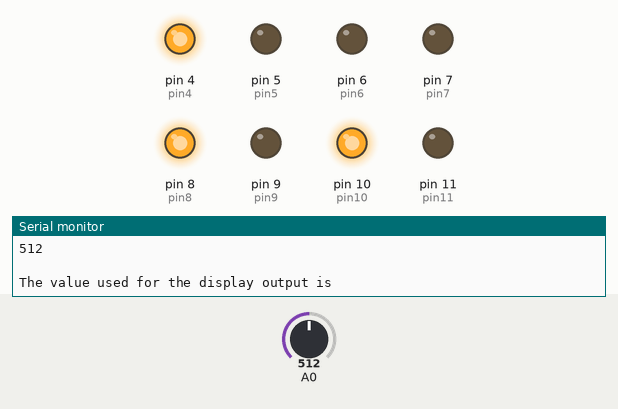
A sketch run on a simulated Arduino Uno, built with avr-gcc and run on an emulated ATmega328P. On the bench: output pins drawn as LEDs (lit = HIGH), the last lines printed to the serial monitor. Inputs (shaded band) come from the test bench; at power-on: A0 = 512.

Above: at 1.2 s.
1.3 s: A0 set to 924
At 2.0 s:
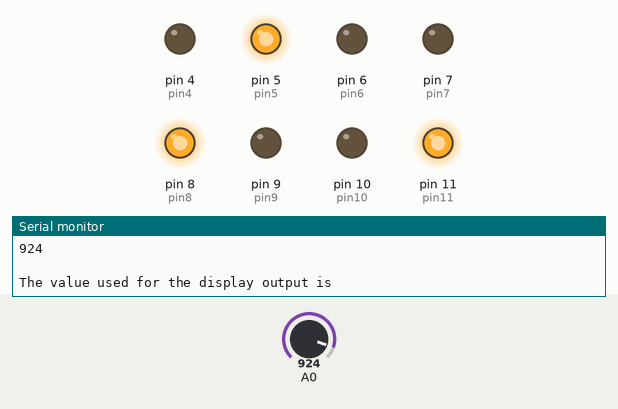
2.9 s: A0 set to 948
At 4.5 s:
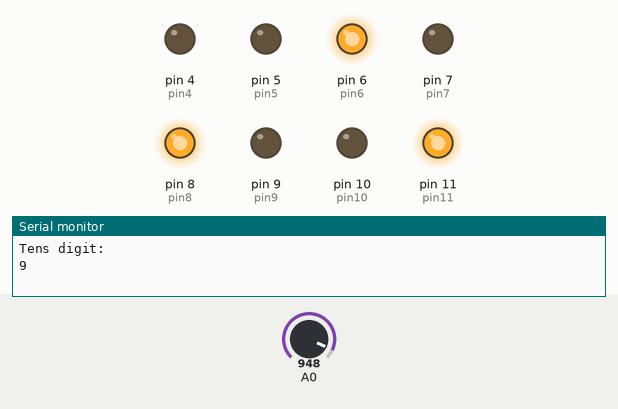
4.8 s: A0 set to 900
At 5.8 s:
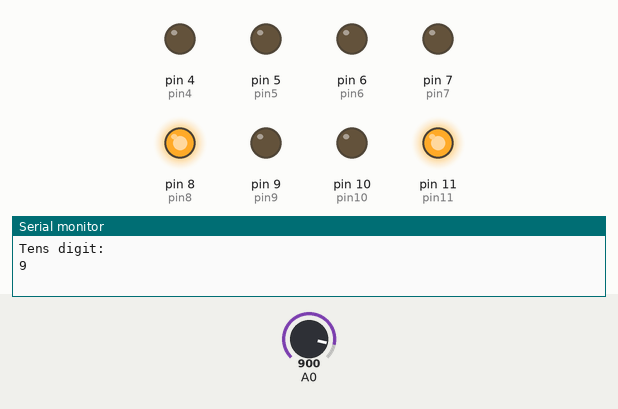
6.6 s: A0 set to 985
At 8.1 s:
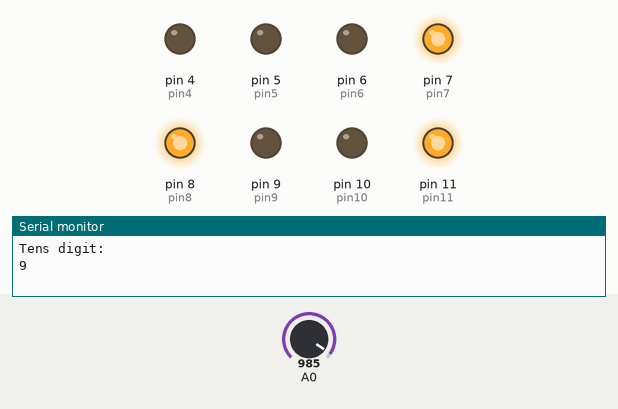
8.4 s: A0 set to 1012
At 9.7 s:
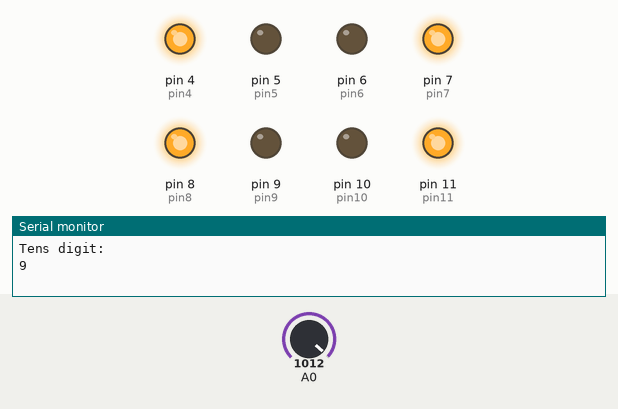
10.2 s: A0 set to 716
At 11.2 s:
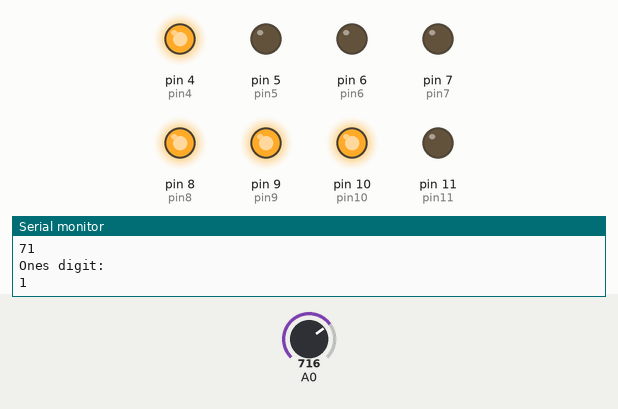
Timing chart, 0 to 12.8 s (numbered marks = the images above; inputs shaded):
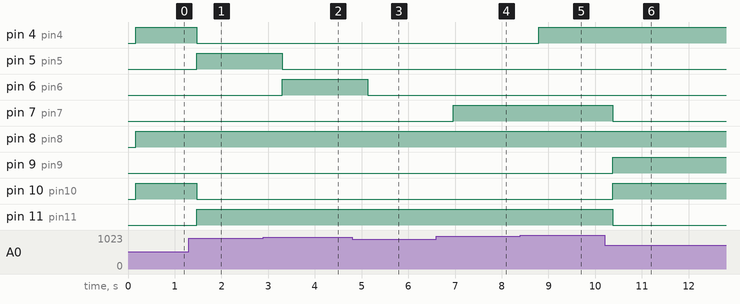

The sketch:

arduino_software_task_r3_moduleCode_11.ino
```cpp
// C++ code
//
int pin4 = 4;
int pin5 = 5;
int pin6 = 6;
int pin7 = 7;
int pin8 = 8;
int pin9 = 9;
int pin10 = 10;
int pin11 = 11;

int potenValue = 0;
int ones = 0;
int tens = 0;

void setup()
{

  pinMode (A0, INPUT);

  pinMode (4, OUTPUT);
  pinMode (5, OUTPUT);
  pinMode (6, OUTPUT);
  pinMode (7, OUTPUT);

  pinMode (8, OUTPUT);
  pinMode (9, OUTPUT);
  pinMode (10, OUTPUT);
  pinMode (11, OUTPUT);

}


void loop()
{

  Serial.begin(9600);

  potenValue = analogRead(A0);

  delay(100);

  int readValue = potenValue / 10;

  if (readValue > 99) {
	readValue = 99;

  }

  tens = readValue / 10 % 10;
  ones = readValue % 10;

  Serial.println(F("The potentiometer input is ")); //prints out potentiometer input (for tracking progress)
  Serial.println(potenValue);

  Serial.println(" ");

  Serial.println(F("The value used for the display output is ")); //prints out value used for slicing the tens and ones digit (for tracking progress)
  Serial.println(readValue);

  Serial.println(F("Ones digit: ")); //prints out ones digit of readValue (used for first display)
  Serial.println(ones);

  Serial.println(" ");

  Serial.println(F("Tens digit: ")); //prints out tens digit of readValue (used for second display)
  Serial.println(tens);

  Serial.println(" ");        //for organization

  for (int i = 0; i < 1024; i++){

    if (tens == 0){

      //displays number 0 in the tens display (left one)
      digitalWrite(pin8, LOW);
      digitalWrite(pin9, LOW);
      digitalWrite(pin10, LOW);
      digitalWrite(pin11, LOW);

      //calls function to display ones digit
      onesDigit(ones);
    }

    else if (tens == 1){

      //displays number 1 in the tens display (left one)
      digitalWrite(pin8, HIGH);
   	  digitalWrite(pin9, LOW);
      digitalWrite(pin10, LOW);
      digitalWrite(pin11, LOW);


      //calls function to display ones digit
      onesDigit(ones);

    }

     else if (tens == 2){

      //displays number 2 in the tens display (left one)
      digitalWrite(pin8, LOW);
   	  digitalWrite(pin9, HIGH);
      digitalWrite(pin10, LOW);
      digitalWrite(pin11, LOW);

      //calls function to display ones digit
      onesDigit(ones);

    }

     else if (tens == 3){

       //displays number 3 in the tens display (left one)
      digitalWrite(pin8, HIGH);
   	  digitalWrite(pin9, HIGH);
      digitalWrite(pin10, LOW);
      digitalWrite(pin11, LOW);

      //calls function to display ones digit
      onesDigit(ones);

    }

     else if (tens == 4){

      //displays number 4 in the tens display (left one)
      digitalWrite(pin8, LOW);
   	  digitalWrite(pin9, LOW);
      digitalWrite(pin10, HIGH);
      digitalWrite(pin11, LOW);


       //calls function to display ones digit
       onesDigit(ones);

    }

     else if (tens == 5){

      //displays number 5 in the tens display (left one)
      digitalWrite(pin8, HIGH);
   	  digitalWrite(pin9, LOW);
      digitalWrite(pin10, HIGH);
      digitalWrite(pin11, LOW);

      //calls function to display ones digit
      onesDigit(ones);

    }

     else if (tens == 6){

      //displays number 6 in the tens display (left one)
      digitalWrite(pin8, LOW);
   	  digitalWrite(pin9, HIGH);
      digitalWrite(pin10, HIGH);
      digitalWrite(pin11, LOW);

      //calls function to display ones digit
      onesDigit(ones);

    }

     else if (tens == 7){

      //displays number 7 in the tens display (left one)
      digitalWrite(pin8, HIGH);
   	  digitalWrite(pin9, HIGH);
      digitalWrite(pin10, HIGH);
      digitalWrite(pin11, LOW);

      //calls function to display ones digit
      onesDigit(ones);

    }

     else if (tens == 8){

      //displays number 8 in the tens display (left one)
      digitalWrite(pin8, LOW);
   	  digitalWrite(pin9, LOW);
      digitalWrite(pin10, LOW);
      digitalWrite(pin11, HIGH);

      //calls function to display ones digit
      onesDigit(ones);

    }

     else if (tens == 9){

      //displays number 9 in the tens display (left one)
      digitalWrite(pin8, HIGH);
   	  digitalWrite(pin9, LOW);
      digitalWrite(pin10, LOW);
      digitalWrite(pin11, HIGH);

      //calls function to display ones digit
      onesDigit(ones);

    }

  }
}

void onesDigit(int& ones){
	if (ones == 0){

       //displays number 0 in the ones display (right one)
       digitalWrite(pin4, LOW);
       digitalWrite(pin5, LOW);
       digitalWrite(pin6, LOW);
       digitalWrite(pin7, LOW);

       delay (100);

       //returns the process back the loop function above (without it, it would stop here)
       loop();
      }

      else if (ones == 1){

         //displays number 1 in the ones display (right one)
         digitalWrite(pin4, HIGH);
         digitalWrite(pin5, LOW);
         digitalWrite(pin6, LOW);
         digitalWrite(pin7, LOW);

         delay(100);
         loop();
      }

      else if (ones == 2){

         //displays number 2 in the ones display (right one)
         digitalWrite(pin4, LOW);
         digitalWrite(pin5, HIGH);
         digitalWrite(pin6, LOW);
         digitalWrite(pin7, LOW);

         delay(100);
         loop();

      }

      else if (ones == 3){

         //displays number 3 in the ones display (right one)
         digitalWrite(pin4, HIGH);
         digitalWrite(pin5, HIGH);
         digitalWrite(pin6, LOW);
         digitalWrite(pin7, LOW);

         delay(100);
         loop();


      }

      else if (ones == 4){

         //displays number 4 in the ones display (right one)
         digitalWrite(pin4, LOW);
         digitalWrite(pin5, LOW);
         digitalWrite(pin6, HIGH);
         digitalWrite(pin7, LOW);

         delay(100);
         loop();


      }

      else if (ones == 5){

         //displays number 5 in the ones display (right one)
         digitalWrite(pin4, HIGH);
         digitalWrite(pin5, LOW);
         digitalWrite(pin6, HIGH);
         digitalWrite(pin7, LOW);

         delay(100);
         loop();

      }

      else if (ones == 6){

         //displays number 6 in the ones display (right one)
         digitalWrite(pin4, LOW);
         digitalWrite(pin5, HIGH);
         digitalWrite(pin6, HIGH);
         digitalWrite(pin7, LOW);

         delay(100);
         loop();

      }

      else if (ones == 7){

         //displays number 7 in the ones display (right one)
         digitalWrite(pin4, HIGH);
         digitalWrite(pin5, HIGH);
         digitalWrite(pin6, HIGH);
         digitalWrite(pin7, LOW);

         delay(100);
         loop();

      }

      else if (ones == 8){

         //displays number 8 in the ones display (right one)
         digitalWrite(pin4, LOW);
         digitalWrite(pin5, LOW);
         digitalWrite(pin6, LOW);
         digitalWrite(pin7, HIGH);

         delay(100);
         loop();

      }

      else if (ones == 9){

         //displays number 9 in the ones display (right one)
         digitalWrite(pin4, HIGH);
         digitalWrite(pin5, LOW);
         digitalWrite(pin6, LOW);
         digitalWrite(pin7, HIGH);

         delay(100);
         loop();

      }

}
```

Measured:
- the behaviour switches between 939 and 940 on A0 (found by bisection; images 1 and 2)
- the behaviour switches between 999 and 1000 on A0 (found by bisection; images 4 and 5)
- after the input at 1.3 s, pin 4 (pin4), pin 10 (pin10): HIGH → LOW after 0.17 s; pin 5 (pin5), pin 11 (pin11): LOW → HIGH after 0.17 s
- after the input at 2.9 s, pin 5 (pin5): HIGH → LOW after 0.40 s; pin 6 (pin6): LOW → HIGH after 0.40 s
- after the input at 4.8 s, pin 6 (pin6): HIGH → LOW after 0.33 s
- after the input at 6.6 s, pin 7 (pin7): LOW → HIGH after 0.36 s
- after the input at 8.4 s, pin 4 (pin4): LOW → HIGH after 0.40 s
- after the input at 10.2 s, pin 7 (pin7), pin 11 (pin11): HIGH → LOW after 0.17 s; pin 9 (pin9), pin 10 (pin10): LOW → HIGH after 0.17 s
